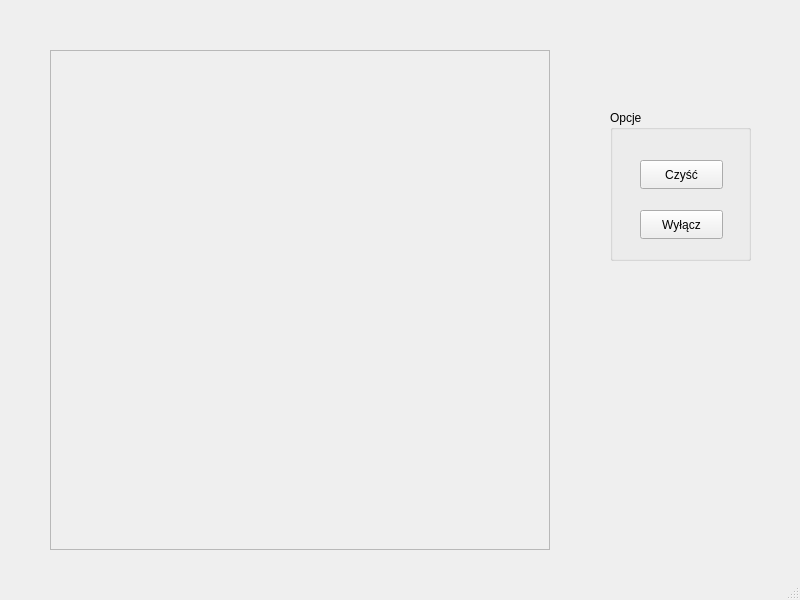
<?xml version="1.0" encoding="UTF-8"?>
<ui version="4.0">
 <class>MainWindow</class>
 <widget class="QMainWindow" name="MainWindow">
  <property name="geometry">
   <rect>
    <x>0</x>
    <y>0</y>
    <width>800</width>
    <height>600</height>
   </rect>
  </property>
  <property name="windowTitle">
   <string>MainWindow</string>
  </property>
  <widget class="QWidget" name="centralwidget">
   <widget class="QFrame" name="frame">
    <property name="geometry">
     <rect>
      <x>50</x>
      <y>50</y>
      <width>500</width>
      <height>500</height>
     </rect>
    </property>
    <property name="frameShape">
     <enum>QFrame::StyledPanel</enum>
    </property>
    <property name="frameShadow">
     <enum>QFrame::Raised</enum>
    </property>
   </widget>
   <widget class="QGroupBox" name="groupBox">
    <property name="geometry">
     <rect>
      <x>610</x>
      <y>110</y>
      <width>141</width>
      <height>151</height>
     </rect>
    </property>
    <property name="title">
     <string>Opcje</string>
    </property>
    <widget class="QPushButton" name="pushButtonClose">
     <property name="geometry">
      <rect>
       <x>30</x>
       <y>100</y>
       <width>83</width>
       <height>29</height>
      </rect>
     </property>
     <property name="text">
      <string>Wyłącz</string>
     </property>
    </widget>
    <widget class="QPushButton" name="clear">
     <property name="geometry">
      <rect>
       <x>30</x>
       <y>50</y>
       <width>83</width>
       <height>29</height>
      </rect>
     </property>
     <property name="text">
      <string>Czyść</string>
     </property>
    </widget>
   </widget>
  </widget>
  <widget class="QMenuBar" name="menubar">
   <property name="geometry">
    <rect>
     <x>0</x>
     <y>0</y>
     <width>800</width>
     <height>25</height>
    </rect>
   </property>
  </widget>
  <widget class="QStatusBar" name="statusbar"/>
 </widget>
 <resources/>
 <connections/>
</ui>
